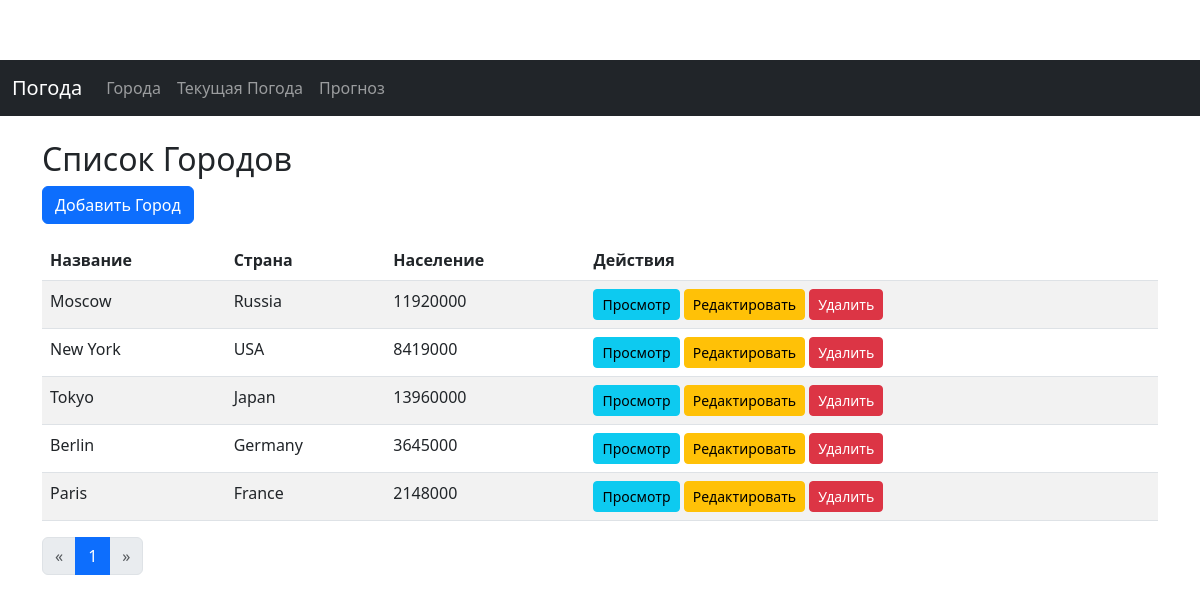
Screenshot of /cities/ with the database file from the repository.
### weather_app/models.py (models this page shows, shortened)
class City(models.Model):
    name = models.CharField(max_length=100, unique=True)
    country = models.CharField(max_length=100)
    population = models.PositiveIntegerField(null=True, blank=True)
    history = HistoricalRecords()

### weather_app/views.py (the view)
# urls.py: path('cities/', views.city_list, name='city_list'),
def city_list(request):
    cities = City.objects.all()
    paginator = Paginator(cities, 10)  # 10 городов на странице
    page_number = request.GET.get('page')
    page_obj = paginator.get_page(page_number)
    return render(request, 'weather_app/city_list.html', {'page_obj': page_obj})

### weather_app/templates/weather_app/city_list.html (shortened to what this page needs)
{% extends 'weather_app/base.html' %}
{% block content %}
<h2>Список Городов</h2>
<a href="{% url 'city_create' %}" class="btn btn-primary mb-3">Добавить Город</a>
<table class="table table-striped">
    <thead>
        <tr>
            <th>Название</th>
            <th>Страна</th>
            <th>Население</th>
            <th>Действия</th>
        </tr>
    </thead>
    <tbody>
        {% for city in page_obj.object_list %}
        <tr>
            <td>{{ city.name }}</td>
            <td>{{ city.country }}</td>
            <td>{{ city.population }}</td>
            <td>
                <a href="{% url 'city_detail' city.pk %}" class="btn btn-info btn-sm">Просмотр</a>
                <a href="{% url 'city_update' city.pk %}" class="btn btn-warning btn-sm">Редактировать</a>
                <a href="{% url 'city_delete' city.pk %}" class="btn btn-danger btn-sm">Удалить</a>
            </td>
        </tr>
        {% empty %}
        <tr>
            <td colspan="4">Города отсутствуют.</td>
        </tr>
        {% endfor %}
    </tbody>
</table>
<nav aria-label="Page navigation">
    <ul class="pagination">
        {% if page_obj.has_previous %}
        <li class="page-item">
            <a class="page-link" href="?page={{ page_obj.previous_page_number }}" aria-label="Previous">
                <span aria-hidden="true">&laquo;</span>
            </a>
        </li>
        {% else %}
        <li class="page-item disabled">
            <a class="page-link" href="#" aria-label="Previous">
                <span aria-hidden="true">&laquo;</span>
            </a>
        </li>
        {% endif %}
        {% for num in page_obj.paginator.page_range %}
            {% if page_obj.number == num %}
                <li class="page-item active"><a class="page-link" href="#">{{ num }}</a></li>
            {% else %}
                <li class="page-item"><a class="page-link" href="?page={{ num }}">{{ num }}</a></li>
            {% endif %}
        {% endfor %}
        {% if page_obj.has_next %}
        <li class="page-item">
            <a class="page-link" href="?page={{ page_obj.next_page_number }}" aria-label="Next">
                <span aria-hidden="true">&raquo;</span>
            </a>
        </li>
        {% else %}
        <li class="page-item disabled">
            <a class="page-link" href="#" aria-label="Next">
                <span aria-hidden="true">&raquo;</span>
            </a>
        </li>
        {% endif %}
    </ul>
</nav>
{% endblock %}

### weather_app/templates/weather_app/css/styles.css (style rules this page uses)
body { padding-top: 60px; }

### rows the page displays
City: name "Moscow", country "Russia", population "11920000"
City: name "New York", country "USA", population "8419000"
City: name "Tokyo", country "Japan", population "13960000"
City: name "Berlin", country "Germany", population "3645000"
City: name "Paris", country "France", population "2148000"

### other values shown
{{ num }} "1"
